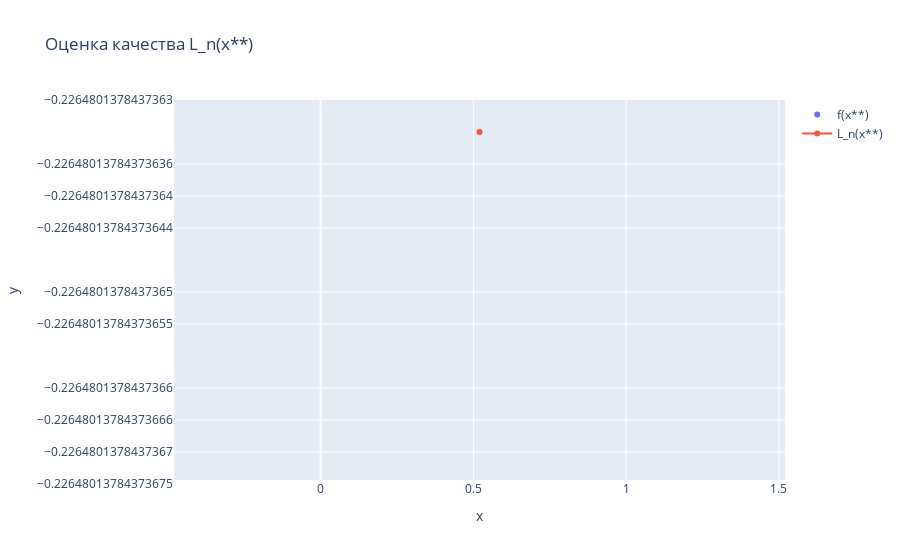
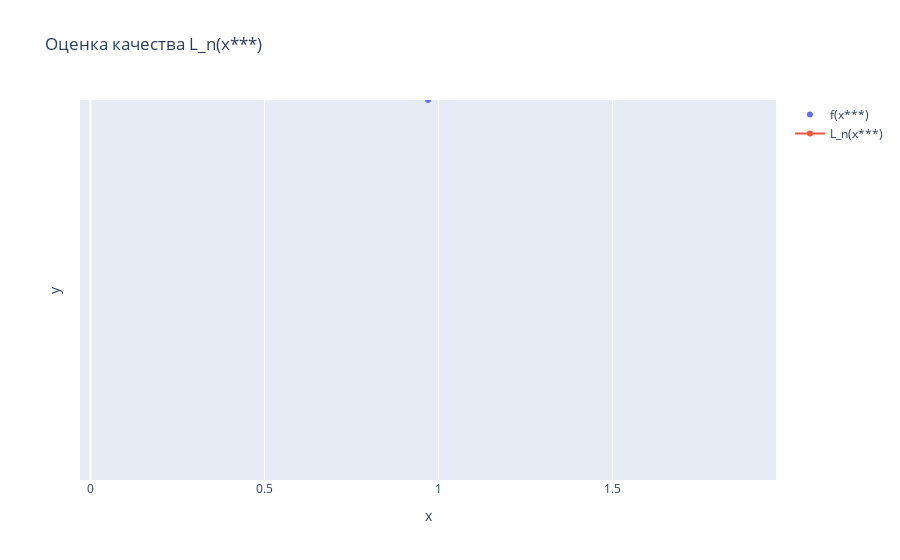
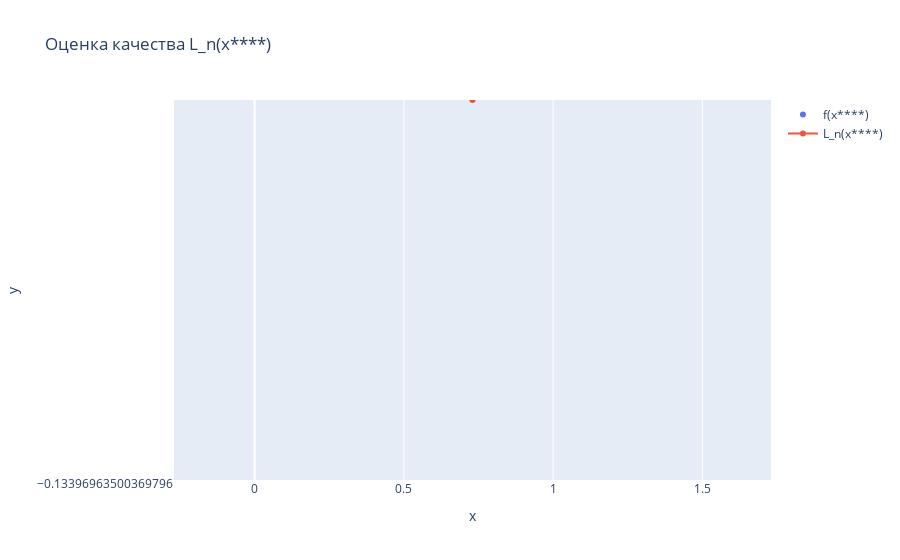

Notebook code for these charts, in order:
### Markdown cell above
# Заключение

### Code cell
for i, x_star in enumerate(x_stars):
    polynomial = compute_polynomial(x_star)
    L_n = polynomial["L_n(x*)"]

    figure = px.scatter(
        x=[x_star], 
        y=[float(f.subs(x, x_star))], 
        title=f"Оценка качества L_n(x{"*" * (i + 2)})")
    figure.update_traces(name=f"f(x{"*" * (i + 2)})", showlegend=True)
    figure.add_scatter(x=[x_star], y=[L_n], name=f"L_n(x{"*" * (i + 2)})")
    figure.show()

    R_n_list = compute_R_n(x_star, polynomial)
    R_n_min = min(R_n_list)
    R_n_max = max(R_n_list)

    R_n = L_n - float(f.subs(x, x_star))

    print(f"Условие: {R_n_min} < {R_n} < {R_n_max}")
    print(R_n_min < R_n < R_n_max)

### Figure 1 — Plotly figure (JSON) as saved in the notebook; plotly's stock layout.template omitted (floating-point values rounded to 4 significant figures)
{"data": [{"hovertemplate": "x=%{x}<br>y=%{y}<extra></extra>", "legendgroup": "", "marker": {"color": "#636efa", "symbol": "circle"}, "mode": "markers", "name": "f(x**)", "orientation": "v", "showlegend": true, "type": "scatter", "x": [0.52], "xaxis": "x", "y": [-0.2265], "yaxis": "y"}, {"name": "L_n(x**)", "type": "scatter", "x": [0.52], "y": [-0.2265]}], "layout": {"legend": {"tracegroupgap": 0}, "title": {"text": "Оценка качества L_n(x**)"}, "xaxis": {"anchor": "y", "domain": [0, 1], "title": {"text": "x"}}, "yaxis": {"anchor": "x", "domain": [0, 1], "title": {"text": "y"}}}}

### Figure 2 — Plotly figure (JSON) as saved in the notebook; plotly's stock layout.template omitted (floating-point values rounded to 4 significant figures)
{"data": [{"hovertemplate": "x=%{x}<br>y=%{y}<extra></extra>", "legendgroup": "", "marker": {"color": "#636efa", "symbol": "circle"}, "mode": "markers", "name": "f(x***)", "orientation": "v", "showlegend": true, "type": "scatter", "x": [0.97], "xaxis": "x", "y": [0.116], "yaxis": "y"}, {"name": "L_n(x***)", "type": "scatter", "x": [0.97], "y": [0.116]}], "layout": {"legend": {"tracegroupgap": 0}, "title": {"text": "Оценка качества L_n(x***)"}, "xaxis": {"anchor": "y", "domain": [0, 1], "title": {"text": "x"}}, "yaxis": {"anchor": "x", "domain": [0, 1], "title": {"text": "y"}}}}

### Figure 3 — Plotly figure (JSON) as saved in the notebook; plotly's stock layout.template omitted (floating-point values rounded to 4 significant figures)
{"data": [{"hovertemplate": "x=%{x}<br>y=%{y}<extra></extra>", "legendgroup": "", "marker": {"color": "#636efa", "symbol": "circle"}, "mode": "markers", "name": "f(x****)", "orientation": "v", "showlegend": true, "type": "scatter", "x": [0.73], "xaxis": "x", "y": [-0.134], "yaxis": "y"}, {"name": "L_n(x****)", "type": "scatter", "x": [0.73], "y": [-0.134]}], "layout": {"legend": {"tracegroupgap": 0}, "title": {"text": "Оценка качества L_n(x****)"}, "xaxis": {"anchor": "y", "domain": [0, 1], "title": {"text": "x"}}, "yaxis": {"anchor": "x", "domain": [0, 1], "title": {"text": "y"}}}}
